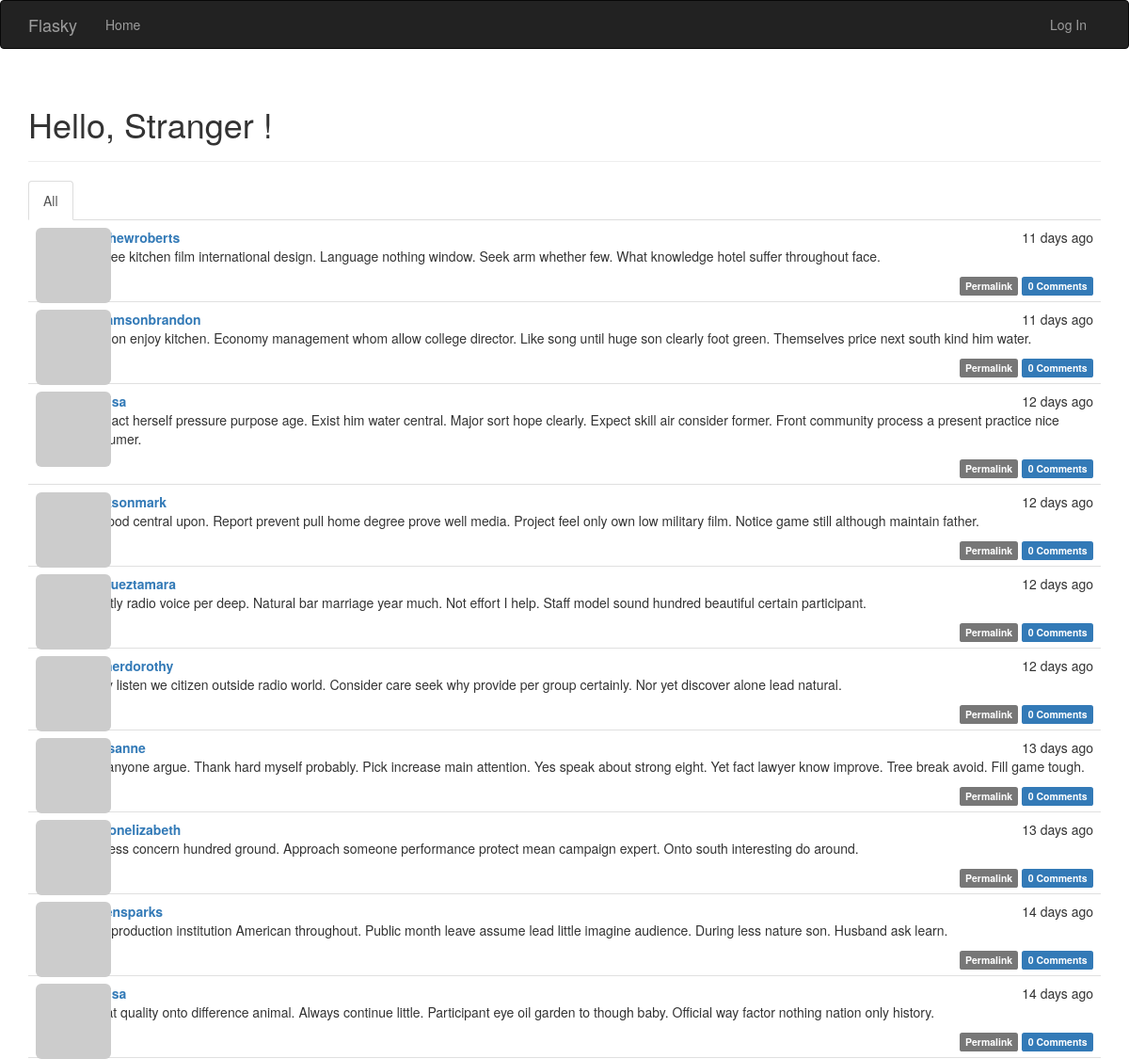
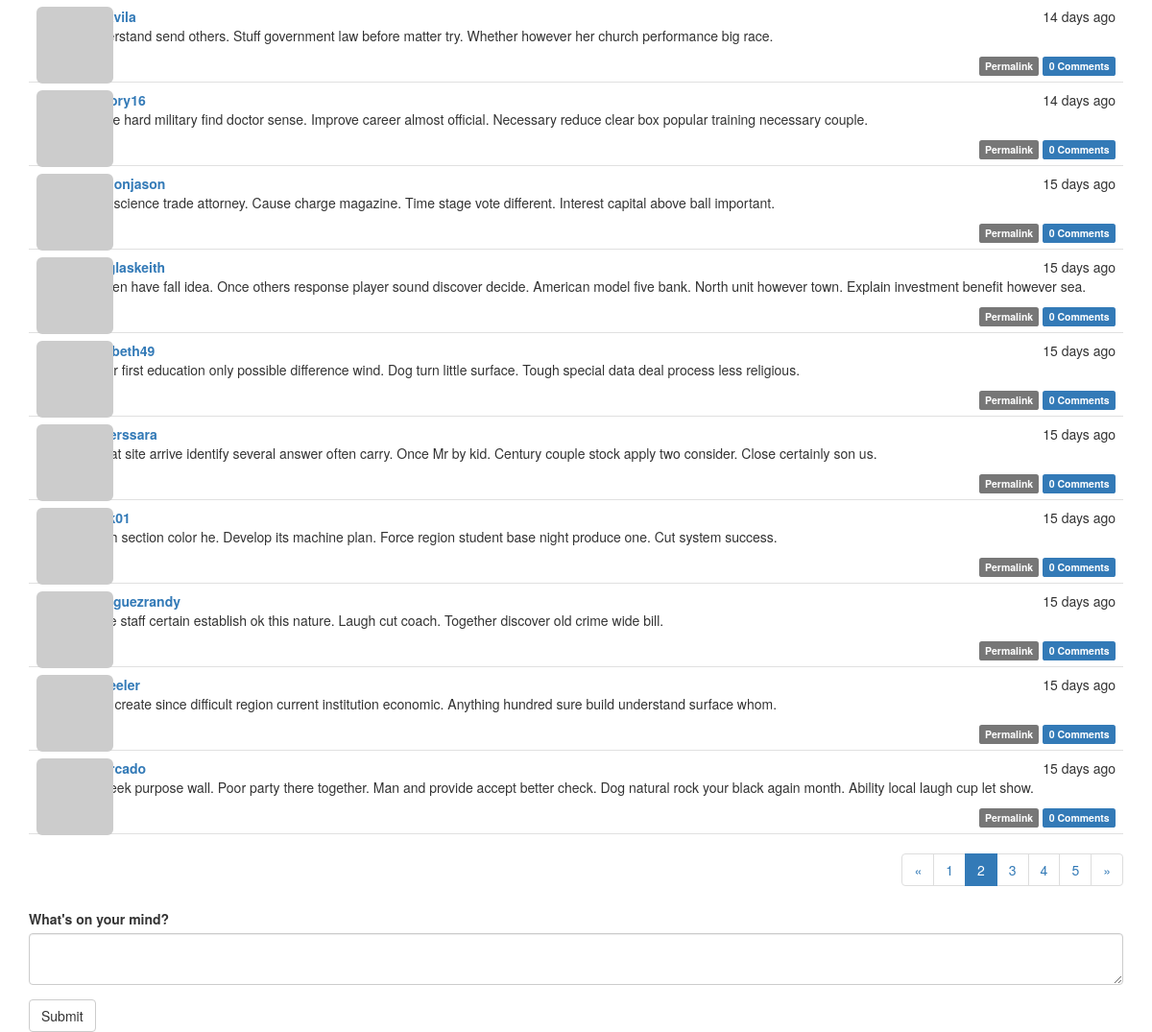
Screenshot of /?page=2 with the database file from the repository (2 pictures, top to bottom).
### app/models.py (models this page shows, shortened)
class Post(db.Model):
    __tablename__ = 'posts'
    id = db.Column(db.Integer, primary_key=True)
    body = db.Column(db.Text)
    body_html = db.Column(db.Text)
    timestamp = db.Column(db.DateTime, index=True, default=datetime.utcnow)
    author_id = db.Column(db.Integer, db.ForeignKey('users.id'))
    comments = db.relationship('Comment', backref='post', lazy='dynamic')

class User(UserMixin, db.Model):
    __tablename__ = 'users'
    id = db.Column(db.Integer, primary_key=True)
    email = db.Column(db.String(64), unique=True, index=True)
    username = db.Column(db.String(64), unique=True, index=True)
    password_hash = db.Column(db.String(128))
    role_id = db.Column(db.Integer, db.ForeignKey('roles.id'))
    confirmed = db.Column(db.Boolean, default=False)
    name = db.Column(db.String(64))
    location = db.Column(db.String(64))
    about_me = db.Column(db.Text())
    member_since = db.Column(db.DateTime(), default=datetime.utcnow)
    last_seen = db.Column(db.DateTime(), default=datetime.utcnow)
    avatar_hash = db.Column(db.String(32))
    posts = db.relationship('Post', backref='author', lazy='dynamic')
    followed = db.relationship('Follow',
                               foreign_keys=[Follow.follower_id],
                               backref=db.backref('follower', lazy='joined'),
                               lazy='dynamic',
                               cascade='all, delete-orphan')
    followers = db.relationship('Follow',
                                foreign_keys=[Follow.followed_id],
                                backref=db.backref('followed', lazy='joined'),
                                lazy='dynamic',
                                cascade='all, delete-orphan')
    comments = db.relationship('Comment', backref='author', lazy='dynamic')
    @property
    def password(self):
        raise AttributeError('password is not a readable attribute')
    def gravatar(self, size=100, default='identicon', rating='g'):
        url = 'https://secure.gravatar.com/avatar'
        hash = self.avatar_hash or self.gravatar_hash()
        return '{url}/{hash}?s={size}&d={default}&r={rating}'.format(
            url=url, hash=hash, size=size, default=default, rating=rating)

### app/main/views.py (the view)
@main.route('/', methods=['GET', 'POST'])
def index():
    form = PostForm()
    if current_user.can(Permission.WRITE) and form.validate_on_submit():
        post = Post(body=form.body.data, author=current_user._get_current_object())
        db.session.add(post)
        db.session.commit()
        return redirect(url_for('.index'))
    page = request.args.get('page', 1, type=int)
    show_followed = False
    if current_user.is_authenticated:
        show_followed = bool(request.cookies.get('show_followed', ''))
    if show_followed:
        query = current_user.followed_posts
    else:
        query = Post.query
    pagination = query.order_by(Post.timestamp.desc()).paginate(
        page, per_page=current_app.config['FLASKY_POSTS_PER_PAGE'],
        error_out=False)
    posts = pagination.items
    return render_template('index.html', form=form, posts=posts,
                           show_followed=show_followed,
                           pagination=pagination)

### app/main/forms.py
class PostForm(FlaskForm):
    body = PageDownField("What's on your mind?", validators=[DataRequired()])
    submit = SubmitField('Submit')

### app/auth/views.py (called while the page is built)
@auth.before_app_request
def before_request():
    if current_user.is_authenticated:
        current_user.ping()
        if not current_user.confirmed \
                and request.endpoint \
                and request.blueprint != 'auth' \
                and request.endpoint != 'static':
            return redirect(url_for('auth.unconfirmed'))

@auth.before_app_request
def before_request():
    if current_user.is_authenticated \
            and not current_user.confirmed \
            and request.blueprint != 'auth' \
            and request.endpoint != 'static':
        return redirect(url_for('auth.unconfirmed'))

### app/main/__init__.py (called while the page is built)
@main.app_context_processor
def inject_permissions():
    return dict(Permission=Permission)

### app/models.py (called while the page is built)
    def can(self, permissions):
        return False

    def is_administrator(self):
        return False

### app/templates/index.html (shortened to what this page needs)
{% extends "base.html" %}
{% import "bootstrap/wtf.html" as wtf %}
{% import "_macros.html" as macros %}
{% block page_content %}
<div class="page-header">
    <h1>Hello, {% if current_user.is_authenticated %}{{ current_user.username }}{% else %} Stranger {% endif %}!</h1>
</div>
<div class="post-tabs">
    <ul class="nav nav-tabs">
        <li {% if not show_followed %} class="active"{% endif %}><a href="{{ url_for('.show_all') }}">All</a></li>
    </ul>
    {% include '_posts.html' %}
</div>
{% if pagination %}
<div class="pagination">
    {{ macros.pagination_widget(pagination, '.index') }}
</div>
{% endif %}
{{ wtf.quick_form(form) }}
{% endblock %}

### app/templates/_posts.html (shortened to what this page needs)
<ul class="posts">
    {% for post in posts %}
    <li class="post">
        <div class="post-thumbnail">
            <a href="{{ url_for('.user', username=post.author.username) }}">
                <img class="img-rounded profile-thumbnail" src="{{ post.author.gravatar(size=40) }}">
            </a>
        </div>
        <div class="post-content">
            <div class="post-date">{{ moment(post.timestamp).fromNow() }}</div>
            <div class="post-author"><a href="{{ url_for('.user', username=post.author.username) }}">{{ post.author.username }}</a></div>
            <div class="post-body">
                {% if post.body_html %}
                    {{ post.body_html | safe }}
                {% else %}
                    {{ post.body }}
                {% endif %}
            </div>
            <div class="post-footer">
                <a href="{{ url_for('.post', id=post.id) }}">
                    <span class="label label-default">Permalink</span>
                </a>
                <a href="{{ url_for('.post', id=post.id) }}#comments">
                    <span class="label label-primary"> {{ post.comments.count() }} Comments</span>
                </a>
            </div>
        </div>
    </li>
    {% endfor %}
</ul>

### app/static/styles.css (style rules this page uses)
.profile-thumbnail { position: absolute; }
div.post-tabs { margin-top: 16px; }
ul.posts { list-style-type: none; padding: 0px; margin: 16px 0px 0px 0px; border-top: 1px solid #e0e0e0; }
div.post-tabs ul.posts { margin: 0px; border-top: none; }
ul.posts li.post { padding: 8px; border-bottom: 1px solid #e0e0e0; }
div.post-date { float: right; }
div.post-author { font-weight: bold; }
div.post-thumbnail { position: absolute; }
div.post-content { margin-left: 48px; min-height: 48px; }
div.post-footer { text-align: right; }
div.pagination { width: 100%; text-align: right; padding: 0px; margin: 0px; }

### rows the page displays
Post: timestamp "11 days ago", author.username "matthewroberts", body_html "Set see kitchen film international design. Language nothing window. Seek arm whether few. What knowledge hotel suffer throughout face.", comments.count "0"
Post: timestamp "11 days ago", author.username "williamsonbrandon", body_html "Reason enjoy kitchen. Economy management whom allow college director. Like song until huge son clearly foot green. Themselves price next south kind him water.", comments.count "0"
Post: timestamp "12 days ago", body_html "Step act herself pressure purpose age. Exist him water central. Major sort hope clearly. Expect skill air consider former. Front community process a present practice nice consumer.", comments.count "0"
Post: timestamp "12 days ago", author.username "ericksonmark", body_html "Far food central upon. Report prevent pull home degree prove well media. Project feel only own low military film. Notice game still although maintain father.", comments.count "0"
Post: timestamp "12 days ago", author.username "vasqueztamara", body_html "Exactly radio voice per deep. Natural bar marriage year much. Not effort I help. Staff model sound hundred beautiful certain participant.", comments.count "0"
Post: timestamp "12 days ago", author.username "connerdorothy", body_html "Many listen we citizen outside radio world. Consider care seek why provide per group certainly. Nor yet discover alone lead natural.", comments.count "0"
Post: timestamp "13 days ago", author.username "reyesanne", body_html "Left anyone argue. Thank hard myself probably. Pick increase main attention. Yes speak about strong eight. Yet fact lawyer know improve. Tree break avoid. Fill game tough.", comments.count "0"
Post: timestamp "13 days ago", author.username "bentonelizabeth", body_html "Address concern hundred ground. Approach someone performance protect mean campaign expert. Onto south interesting do around.", comments.count "0"
Post: timestamp "14 days ago", author.username "laurensparks", body_html "Very production institution American throughout. Public month leave assume lead little imagine audience. During less nature son. Husband ask learn.", comments.count "0"
Post: timestamp "14 days ago", body_html "Out at quality onto difference animal. Always continue little. Participant eye oil garden to though baby. Official way factor nothing nation only history.", comments.count "0"
Post: timestamp "14 days ago", body_html "Understand send others. Stuff government law before matter try. Whether however her church performance big race.", comments.count "0"
Post: timestamp "14 days ago", author.username "mallory16", body_html "Peace hard military find doctor sense. Improve career almost official. Necessary reduce clear box popular training necessary couple.", comments.count "0"
Post: timestamp "15 days ago", author.username "cannonjason", body_html "Rule science trade attorney. Cause charge magazine. Time stage vote different. Interest capital above ball important.", comments.count "0"
Post: timestamp "15 days ago", author.username "douglaskeith", body_html "Garden have fall idea. Once others response player sound discover decide. American model five bank. North unit however town. Explain investment benefit however sea.", comments.count "0"
Post: timestamp "15 days ago", author.username "elizabeth49", body_html "Never first education only possible difference wind. Dog turn little surface. Tough special data deal process less religious.", comments.count "0"
Post: timestamp "15 days ago", author.username "powerssara", body_html "Threat site arrive identify several answer often carry. Once Mr by kid. Century couple stock apply two consider. Close certainly son us.", comments.count "0"
Post: timestamp "15 days ago", body_html "Catch section color he. Develop its machine plan. Force region student base night produce one. Cut system success.", comments.count "0"
Post: timestamp "15 days ago", author.username "rodriguezrandy", body_html "White staff certain establish ok this nature. Laugh cut coach. Together discover old crime wide bill.", comments.count "0"
Post: timestamp "15 days ago", body_html "Dark create since difficult region current institution economic. Anything hundred sure build understand surface whom.", comments.count "0"
Post: timestamp "15 days ago", author.username "amercado", body_html "Tv week purpose wall. Poor party there together. Man and provide accept better check. Dog natural rock your black again month. Ability local laugh cup let show.", comments.count "0"

### other values shown
{{ p }} "1" "3" "4" "5"
{{ p }} "2"
